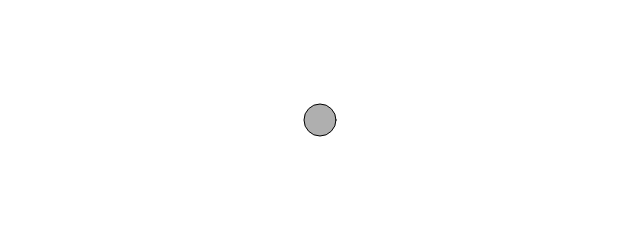
Frame 1 (no input)
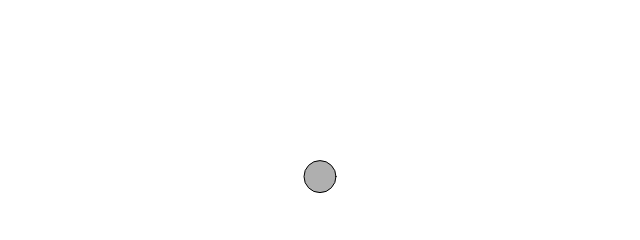
Frame 60 (no input)
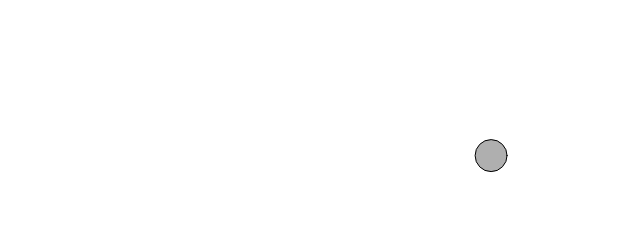
Frame 120 (the mouse pressed at the canvas centre since frame 60)

The p5.js sketch that drew these frames (run headless with seeded random() and noise() and a simulated clock; from frame 60 on, the mouse is pressed at the canvas centre):

// p5.js sketch
// ── sketch.js
let mover;

function setup() {
  createCanvas(640, 240);

  mover = new Mover();
}

function draw() {
  background(255);
  mover.show();
  mover.update();

  if (mouseIsPressed){
  let wind = createVector(0.1, 0);
  mover.applyForce(wind);
  }

  let gravity = createVector(0, 0.1);
  mover.applyForce(gravity);
  mover.checkEdges();
}

// ── mover.js
class Mover {
  constructor() {
    this.pos = createVector(width / 2, height / 2);
    this.vel = createVector(0, 0);
    this.acc = createVector(0, 0);
    this.mass = 1;
    this.r = this.mass * 16;
  }

  applyForce(force) {
    let f = p5.Vector.div(force, this.mass)
    this.acc.add(force);
  }

  update() {
    this.vel.add(this.acc);
    this.pos.add(this.vel);
    this.acc.mult(0);
  }

  show() {
    stroke(0);
    fill(175);
    circle(this.pos.x, this.pos.y, this.r * 2);
  }

  checkEdges() {
    if (this.pos.x >= width - this.r) {
      this.pos.x = width - this.r;
      this.vel.x *= -1;
    } else if (this.pos.x <= this.r) {
      this.pos.x = this.r;
      this.vel.x *= -1;
    }

    if (this.pos.y <= this.r) {
      this.pos.y = this.r;
      this.vel.y *= -1;
    } else if (this.pos.y >= height - this.r) {
      this.pos.y = height - this.r;
      this.vel.y *= -1;
    }
  }
}
